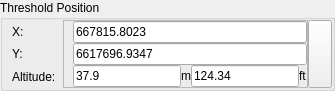
           <widget class="QGroupBox" name="groupBox_23">
            <property name="maximumSize">
             <size>
              <width>16777215</width>
              <height>80</height>
             </size>
            </property>
            <property name="title">
             <string>Threshold Position</string>
            </property>
            <layout class="QHBoxLayout" name="horizontalLayout_61">
             <property name="spacing">
              <number>0</number>
             </property>
             <property name="margin">
              <number>0</number>
             </property>
             <item>
              <widget class="QFrame" name="frame_68">
               <property name="minimumSize">
                <size>
                 <width>60</width>
                 <height>0</height>
                </size>
               </property>
               <property name="maximumSize">
                <size>
                 <width>300</width>
                 <height>16777215</height>
                </size>
               </property>
               <property name="baseSize">
                <size>
                 <width>0</width>
                 <height>0</height>
                </size>
               </property>
               <property name="frameShape">
                <enum>QFrame::NoFrame</enum>
               </property>
               <property name="frameShadow">
                <enum>QFrame::Plain</enum>
               </property>
               <layout class="QVBoxLayout" name="verticalLayout_10">
                <property name="spacing">
                 <number>0</number>
                </property>
                <property name="leftMargin">
                 <number>9</number>
                </property>
                <property name="topMargin">
                 <number>0</number>
                </property>
                <property name="rightMargin">
                 <number>0</number>
                </property>
                <property name="bottomMargin">
                 <number>0</number>
                </property>
                <item>
                 <widget class="QLabel" name="label_71">
                  <property name="font">
                   <font>
                    <family>Arial</family>
                    <weight>50</weight>
                    <bold>false</bold>
                   </font>
                  </property>
                  <property name="text">
                   <string>X:</string>
                  </property>
                 </widget>
                </item>
                <item>
                 <widget class="QLabel" name="label_72">
                  <property name="font">
                   <font>
                    <weight>50</weight>
                    <bold>false</bold>
                   </font>
                  </property>
                  <property name="text">
                   <string>Y:</string>
                  </property>
                 </widget>
                </item>
                <item>
                 <widget class="QLabel" name="label_73">
                  <property name="font">
                   <font>
                    <weight>50</weight>
                    <bold>false</bold>
                   </font>
                  </property>
                  <property name="text">
                   <string>Altitude:</string>
                  </property>
                 </widget>
                </item>
               </layout>
              </widget>
             </item>
             <item>
              <widget class="QFrame" name="frame_10">
               <property name="frameShape">
                <enum>QFrame::StyledPanel</enum>
               </property>
               <property name="frameShadow">
                <enum>QFrame::Raised</enum>
               </property>
               <layout class="QVBoxLayout" name="verticalLayout_8">
                <property name="spacing">
                 <number>0</number>
                </property>
                <property name="topMargin">
                 <number>0</number>
                </property>
                <property name="rightMargin">
                 <number>0</number>
                </property>
                <property name="bottomMargin">
                 <number>0</number>
                </property>
                <item>
                 <widget class="QLineEdit" name="txtThrX">
                  <property name="sizePolicy">
                   <sizepolicy hsizetype="Preferred" vsizetype="Preferred">
                    <horstretch>0</horstretch>
                    <verstretch>0</verstretch>
                   </sizepolicy>
                  </property>
                  <property name="font">
                   <font>
                    <weight>50</weight>
                    <bold>false</bold>
                   </font>
                  </property>
                  <property name="text">
                   <string>667815.8023</string>
                  </property>
                 </widget>
                </item>
                <item>
                 <widget class="QLineEdit" name="txtThrY">
                  <property name="sizePolicy">
                   <sizepolicy hsizetype="Preferred" vsizetype="Preferred">
                    <horstretch>0</horstretch>
                    <verstretch>0</verstretch>
                   </sizepolicy>
                  </property>
                  <property name="font">
                   <font>
                    <weight>50</weight>
                    <bold>false</bold>
                   </font>
                  </property>
                  <property name="text">
                   <string>6617696.9347</string>
                  </property>
                 </widget>
                </item>
                <item>
                 <widget class="QFrame" name="frame_70">
                  <property name="minimumSize">
                   <size>
                    <width>0</width>
                    <height>0</height>
                   </size>
                  </property>
                  <property name="maximumSize">
                   <size>
                    <width>16777215</width>
                    <height>16777215</height>
                   </size>
                  </property>
                  <property name="frameShape">
                   <enum>QFrame::NoFrame</enum>
                  </property>
                  <property name="frameShadow">
                   <enum>QFrame::Raised</enum>
                  </property>
                  <layout class="QHBoxLayout" name="horizontalLayout_62">
                   <property name="spacing">
                    <number>0</number>
                   </property>
                   <property name="margin">
                    <number>0</number>
                   </property>
                   <item>
                    <widget class="QLineEdit" name="txtThrAltM">
                     <property name="sizePolicy">
                      <sizepolicy hsizetype="Preferred" vsizetype="Preferred">
                       <horstretch>0</horstretch>
                       <verstretch>0</verstretch>
                      </sizepolicy>
                     </property>
                     <property name="font">
                      <font>
                       <weight>50</weight>
                       <bold>false</bold>
                      </font>
                     </property>
                     <property name="text">
                      <string>37.9</string>
                     </property>
                    </widget>
                   </item>
                   <item>
                    <widget class="QLabel" name="label_74">
                     <property name="font">
                      <font>
                       <weight>50</weight>
                       <bold>false</bold>
                      </font>
                     </property>
                     <property name="text">
                      <string>m</string>
                     </property>
                    </widget>
                   </item>
                   <item>
                    <widget class="QLineEdit" name="txtThrAltFt">
                     <property name="sizePolicy">
                      <sizepolicy hsizetype="Preferred" vsizetype="Preferred">
                       <horstretch>0</horstretch>
                       <verstretch>0</verstretch>
                      </sizepolicy>
                     </property>
                     <property name="font">
                      <font>
                       <weight>50</weight>
                       <bold>false</bold>
                      </font>
                     </property>
                     <property name="text">
                      <string>124.34</string>
                     </property>
                    </widget>
                   </item>
                   <item>
                    <widget class="QLabel" name="label_75">
                     <property name="font">
                      <font>
                       <weight>50</weight>
                       <bold>false</bold>
                      </font>
                     </property>
                     <property name="text">
                      <string>ft</string>
                     </property>
                    </widget>
                   </item>
                  </layout>
                 </widget>
                </item>
               </layout>
              </widget>
             </item>
             <item>
              <widget class="QToolButton" name="btnCaptureThres">
               <property name="sizePolicy">
                <sizepolicy hsizetype="Fixed" vsizetype="Minimum">
                 <horstretch>0</horstretch>
                 <verstretch>0</verstretch>
                </sizepolicy>
               </property>
               <property name="maximumSize">
                <size>
                 <width>16777215</width>
                 <height>80</height>
                </size>
               </property>
               <property name="text">
                <string/>
               </property>
               <property name="icon">
                <iconset>
                 <normaloff>../../Resource/coordinate_capture.png</normaloff>../../Resource/coordinate_capture.png</iconset>
               </property>
              </widget>
             </item>
            </layout>
           </widget>
